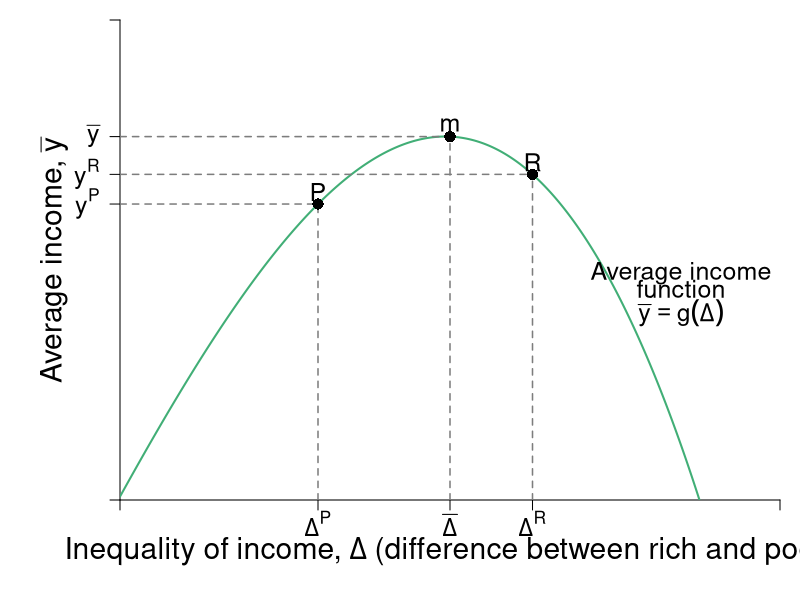

Recreate this plot in R.
#Graph Designer: Simon Halliday & Riley Boeth '17 + Scott Cohn
#Authors: Bowles, Foley and Halliday
#Title: Coordination, Conflict and Competition: A Text in Microeconomics

library(shape)
pdf(file = "risk/risks_inequality_feasible.pdf", width = 10, height = 8)

#Set parameters for graphics
axislabelsize <- 1.8
labelsize <- 1.5
namesize <- 1.8
annotatesize <- 1.5
graphlinewidth <- 2
segmentlinewidth <- 1.5

COL <- c("#7fc97f", "#beaed4", "#fdc086", "#ffff99", "#386cb0", "#f0027f", "#bf5b17", "#666666")
COLA <- c("#e0f3db", "#99d8c9","#66c2a4","#41ae76", "#238b45", "#005824")
COLB <- c("#c6dbef", "#4eb3d3", "#2b8cbe", "#0868ac","#084081")
COLC <- c("#fcfbfd", "#efedf5", "#dadaeb", "#bcbddc", "#9e9ac8", "#807dba", "#6a51a3", "#54278f", "#3f007d")
grays <- gray.colors(25, start = 1, end = 0)

#Edited the margins to cater for the larger LHS labels
par(mar =  c(5, 6, 1, 1))


#Indifference curves of a risk-averse homo economicus (2nd graph out of the two for 4.7)

indiffA <- function(x, ua=2) {
  ua + (1/12)*(x)^2
}

#Average income function 

avgwealth <- function(x,y){
  (1.08)*((-1/35)*(((-((.9)*x-36))^2))+36.8+((-1/10)*(x-4)+(-1/1000)*((x-3)^3)))
}

#Add limits on axes and levels of utility for each indifference curve
ylims <- c(0, 30)
xlims <- c(0, 40)

npts <- 501 
x <- seq(xlims[1], xlims[2], length.out = npts)
y <- seq(ylims[1], ylims[2], length.out = npts) 

plot(0, 0, xlim = xlims, ylim = ylims, type = "n",
     xlab = expression(paste("")),
     ylab = expression(paste("")), 
     xaxt = "n", 
     yaxt = "n", 
     cex.lab = axislabelsize, 
     bty = "n", 
     xaxs = "i", 
     yaxs = "i"
)

#x and y limits with plain axes without ticks/numbers to match previous graph

#ticksx <- seq(from = 0, to = xlims[2]+1, by = 4)
#xlabels <- seq(from = 0, to = xlims[2], by = 1)
ticksx <- c(xlims[1], 12, 20, 25, xlims[2])
xlabels <- c(NA, expression(paste(Delta^P)), expression(paste(bar(Delta) )), expression(paste(Delta^R)), NA)
#ticksy <- seq(from = 0, to = ylims[2]+1, by = 4)
#ylabels <- seq(from = 0, to = ylims[2], by = 1)
ticksy <- c(ylims[1], avgwealth(12), avgwealth(20), avgwealth(25), ylims[2])
ylabels <- c(NA, expression(paste(y^P)), expression(paste(bar(y) )), expression(paste(y^R)), NA)



axis(1,at = ticksx,  pos = 0, labels = xlabels, cex.axis = labelsize)
axis(2,at = ticksy,  pos = 0, labels = ylabels, las = 1, cex.axis = labelsize)

npts <- 500 
xx1 <- seq(xlims[1], xlims[2], length.out = npts)
xx2 <- seq(0, xlims[2], length.out = npts)
xx3 <- seq(xlims[1], 0, length.out = npts)
xx4 <- seq(-11, 0, length.out = npts)


# lines(xx1, indiffA(xx1, ua = 2), col = COLB[4], lwd = graphlinewidth)
# lines(xx1, indiffA(xx1, ua = 8.2), col = COLB[4], lwd = graphlinewidth)
# lines(xx1, indiffA(xx1, ua = 14.4), col = COLB[4], lwd = graphlinewidth)
lines(xx1, avgwealth(xx1), col = COLA[4], lwd = graphlinewidth)


#Axis labels and draw linear utility function
mtext(expression(paste("Inequality of income, ", Delta , " (difference between rich and poor)")), side = 1, line = 2.5, cex = axislabelsize)
text(-4, 0.5*ylims[2], expression(paste("Average income, ",bar(y))), xpd = TRUE, cex = axislabelsize, srt = 90) 

#Label various points on line

segments(0, avgwealth(25), 25, avgwealth(25), lty = 2, col = grays[20], lwd = segmentlinewidth)
segments(25, 0, 25, avgwealth(25), lty = 2, col = grays[20], lwd = segmentlinewidth)
points(25, avgwealth(25), pch = 16, col = "black", cex = 1.5)
text(25, avgwealth(25) + 0.75, expression(paste(R)), cex = labelsize)

segments(0, avgwealth(20), 20, avgwealth(20), lty = 2, col = grays[20], lwd = segmentlinewidth)
segments(20, 0, 20, avgwealth(20), lty = 2, col = grays[20], lwd = segmentlinewidth)
points(20, avgwealth(20), pch = 16, col = "black", cex = 1.5)
text(20, avgwealth(20) + 0.75, expression(paste(m)), cex = labelsize)


segments(0, avgwealth(12), 12, avgwealth(12), lty = 2, col = grays[20], lwd = segmentlinewidth)
segments(12, 0, 12, avgwealth(12), lty = 2, col = grays[20], lwd = segmentlinewidth)
points(12, avgwealth(12), pch = 16, col = "black", cex = 1.5)
text(12, avgwealth(12) + 0.75, expression(paste(P)), cex = labelsize)


#Label average wealth curve and indifference curves generally

text(34, avgwealth(30)+1, expression(paste("Average income")), xpd = TRUE, cex = labelsize)
text(34, avgwealth(30), expression(paste("function")), xpd = TRUE, cex = labelsize)
text(34, avgwealth(30)-1.5, expression(paste(bar(y) == g(Delta) )), xpd = TRUE, cex = labelsize)



dev.off()
